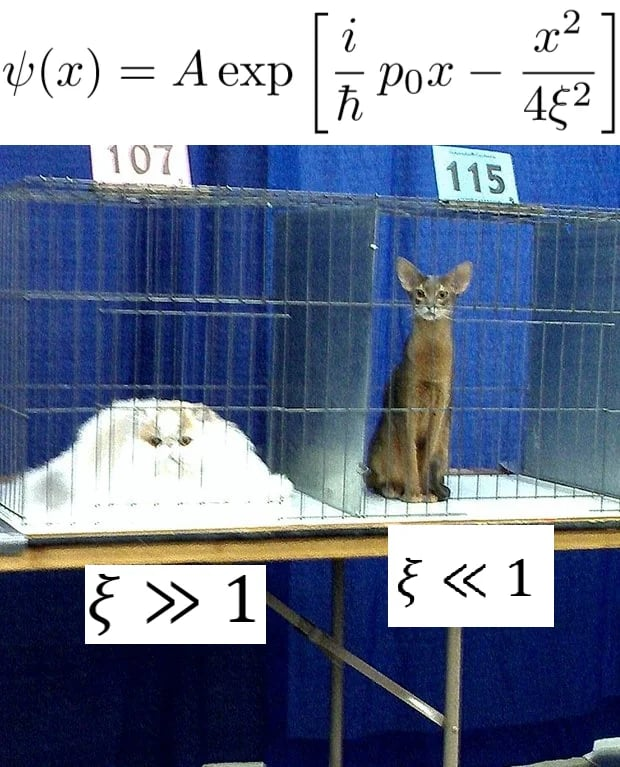
#> input picture image/meme.jpeg, 620 x 767 px
$ python trygaussian.py
#> lines starting #> are read from the running program, lines starting #| are printed output that depends on the picture
import numpy as np
import matplotlib.pyplot as plt
from scipy.ndimage import convolve
from PIL import Image

def gaussian_kernel(size, sigma=1):
    kernel = np.fromfunction(
        lambda x, y: (1/(2 * np.pi * sigma**2)) *
                      np.exp(-(((x - (size - 1) / 2)**2 +
                                 (y - (size - 1) / 2)**2) / (2 * sigma**2))),
        (size, size)
    )
    return kernel / np.sum(kernel)

def apply_filter(image, kernel):
    return convolve(image, kernel, mode='reflect')

def add_gaussian_noise(image, mean=0, sigma=0.1):
    noise = np.random.normal(mean, sigma, image.shape)
    noisy_image = image + noise
    return np.clip(noisy_image, 0, 1)

# Load an image using PIL
image = Image.open('image/meme.jpeg').convert('L')  # Replace with your image path
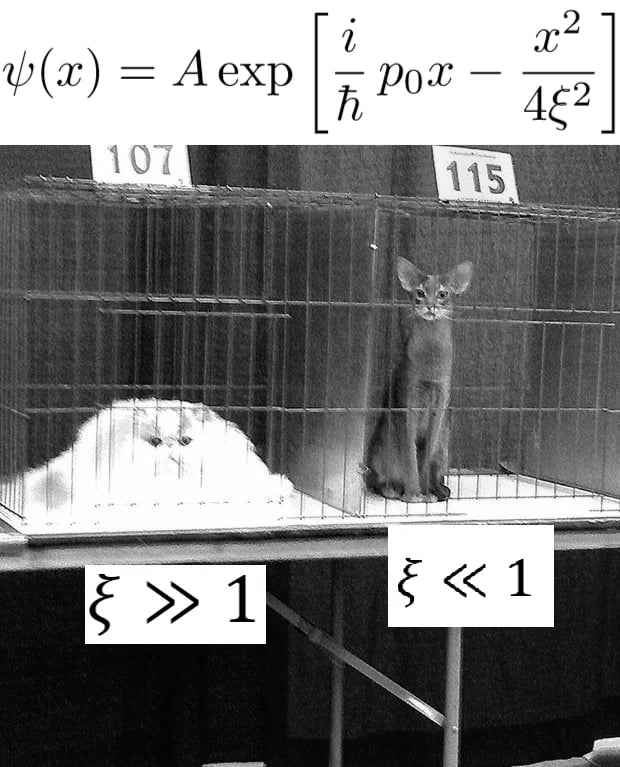
#> image: PIL image 620x767 L; min 0, max 255, mean 124.9
image = np.array(image) / 255.0  # Normalize to [0, 1]
#> image: shape (767, 620) float64

# Add Gaussian noise
noisy_image = add_gaussian_noise(image, sigma=0.1)
#> in add_gaussian_noise, `noisy_image = image + noise`:
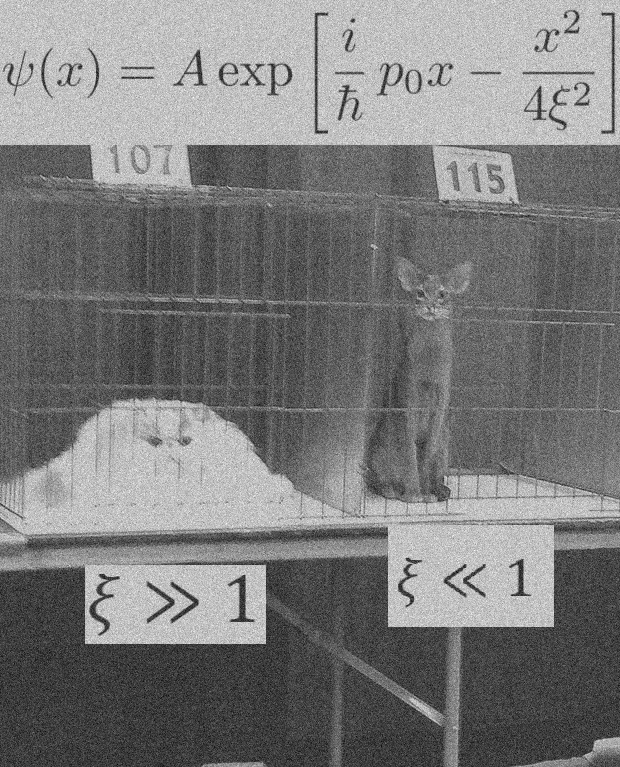
#> noisy_image: shape (767, 620) float64; min -0.401, max 1.44, mean 0.49; drawn with min black and max white

# Apply Gaussian filter
sigma = 5
kernel = gaussian_kernel(int(2 * np.ceil(2 * sigma) + 1), sigma)
filtered_gaussian = apply_filter(noisy_image, kernel)
#> in apply_filter, `return convolve(image, kernel, mode='reflect')`:
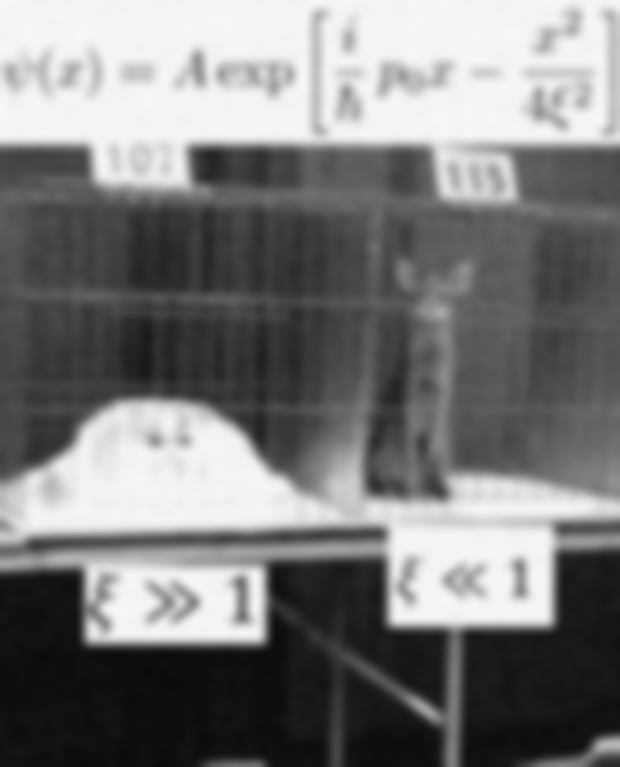
#> returned value: shape (767, 620) float64; min 0.0377, max 0.972, mean 0.483

# Apply Mean filter for comparison
mean_kernel = np.ones((5, 5)) / 25
filtered_mean = apply_filter(noisy_image, mean_kernel)
#> in apply_filter (call 2), `return convolve(image, kernel, mode='reflect')`:
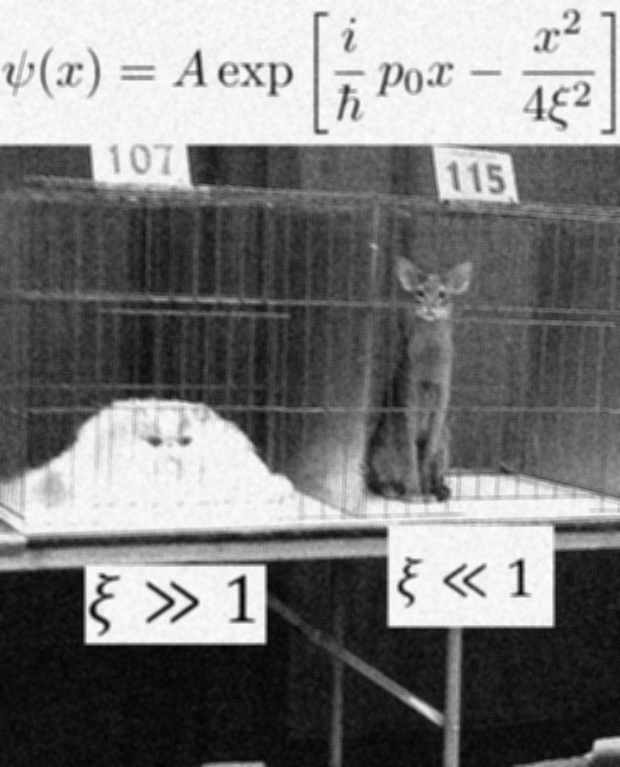
#> returned value: shape (767, 620) float64; min 0.00483, max 0.997, mean 0.483

# Plot the results
plt.figure(figsize=(15, 10))
plt.subplot(1, 3, 1)
plt.title("Noisy Image")
plt.imshow(noisy_image, cmap='gray')
plt.axis('off')

plt.subplot(1, 3, 2)
plt.title("Gaussian Filtered Image")
plt.imshow(filtered_gaussian, cmap='gray')
plt.axis('off')

plt.subplot(1, 3, 3)
plt.title("Mean Filtered Image")
plt.imshow(filtered_mean, cmap='gray')
plt.axis('off')

plt.show()

$ run again, with image/cat_ai.jpg copied over image/meme.jpeg
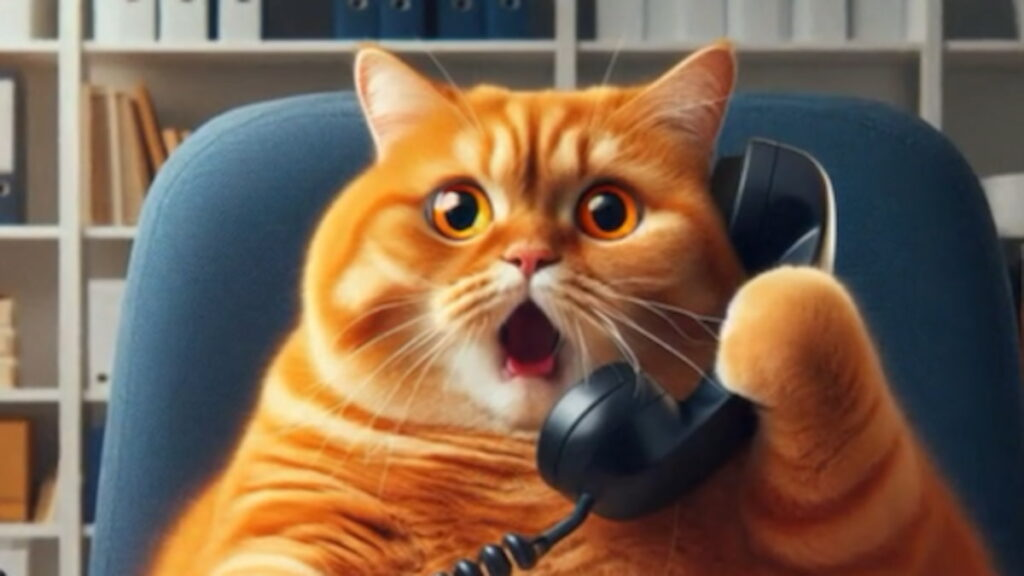
#> input picture image/cat_ai.jpg, 1024 x 576 px
#> in apply_filter, `return convolve(image, kernel, mode='reflect')`:
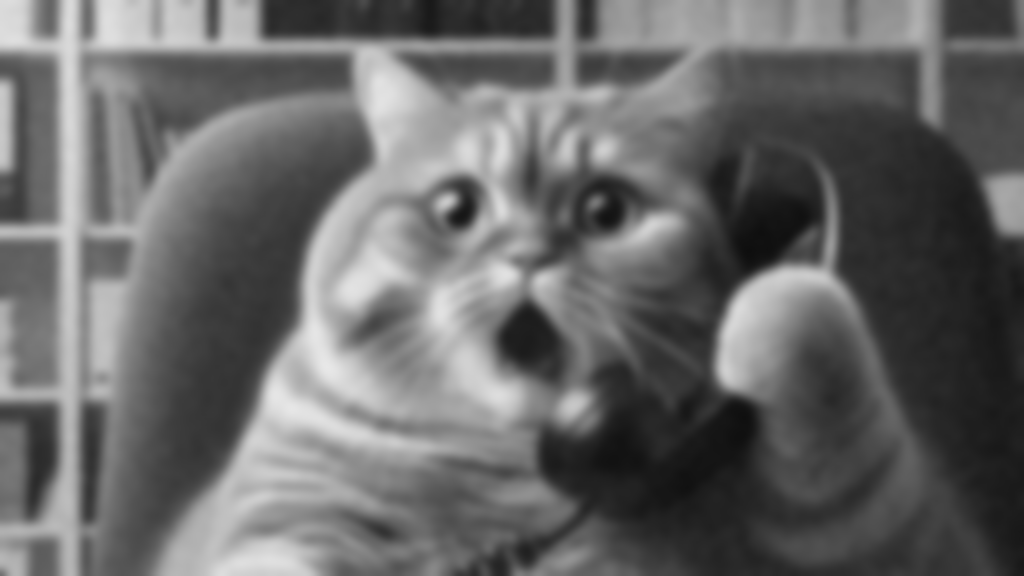
#> returned value: shape (576, 1024) float64; min 0.0576, max 0.91, mean 0.41
#> `plt.show()`:
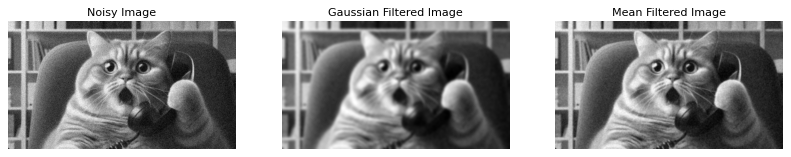
#> figure drawn by matplotlib, 3 panels

$ run again, with image/cat_ai.webp saved as image/meme.jpeg
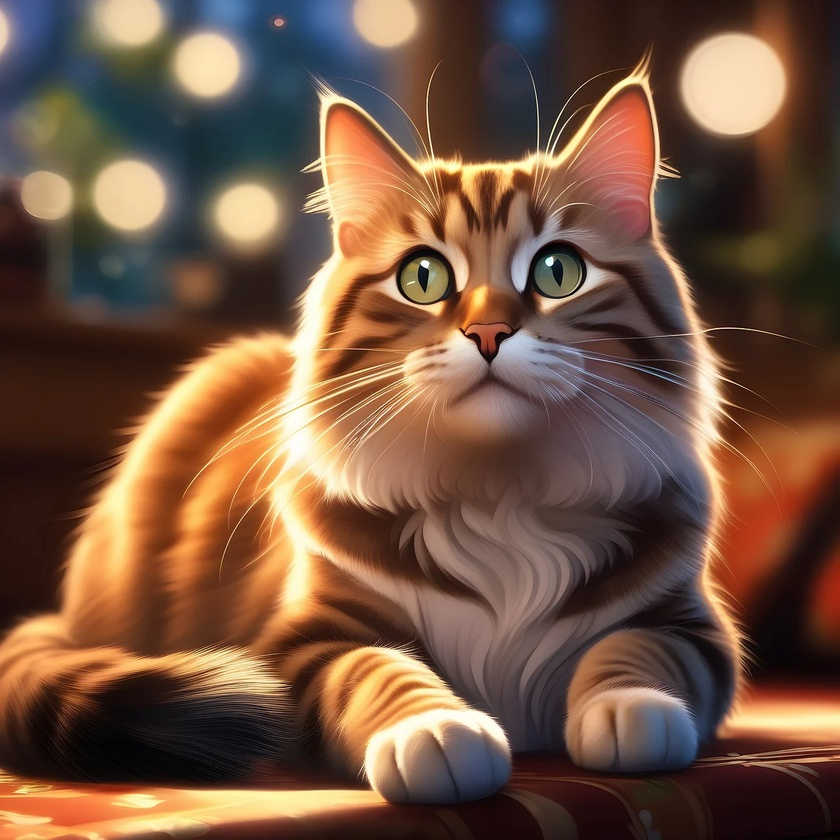
#> input picture image/cat_ai.webp, 840 x 840 px, shrunk from 1280 x 1280 before the run
#> in apply_filter, `return convolve(image, kernel, mode='reflect')`:
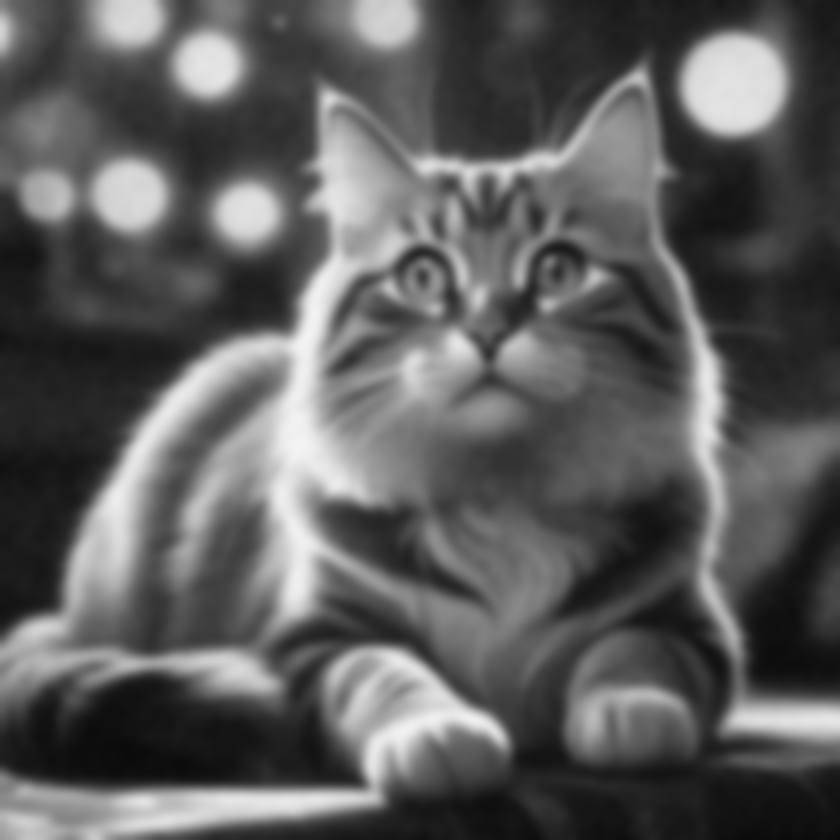
#> returned value: shape (840, 840) float64; min 0.0429, max 0.955, mean 0.364
#> `plt.show()`:
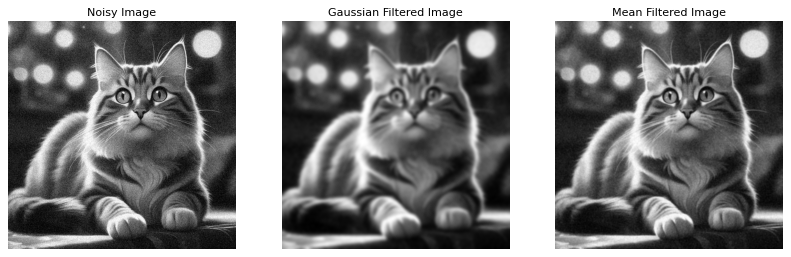
#> figure drawn by matplotlib, 3 panels

$ run again, with image/cat_ai2.jpg copied over image/meme.jpeg
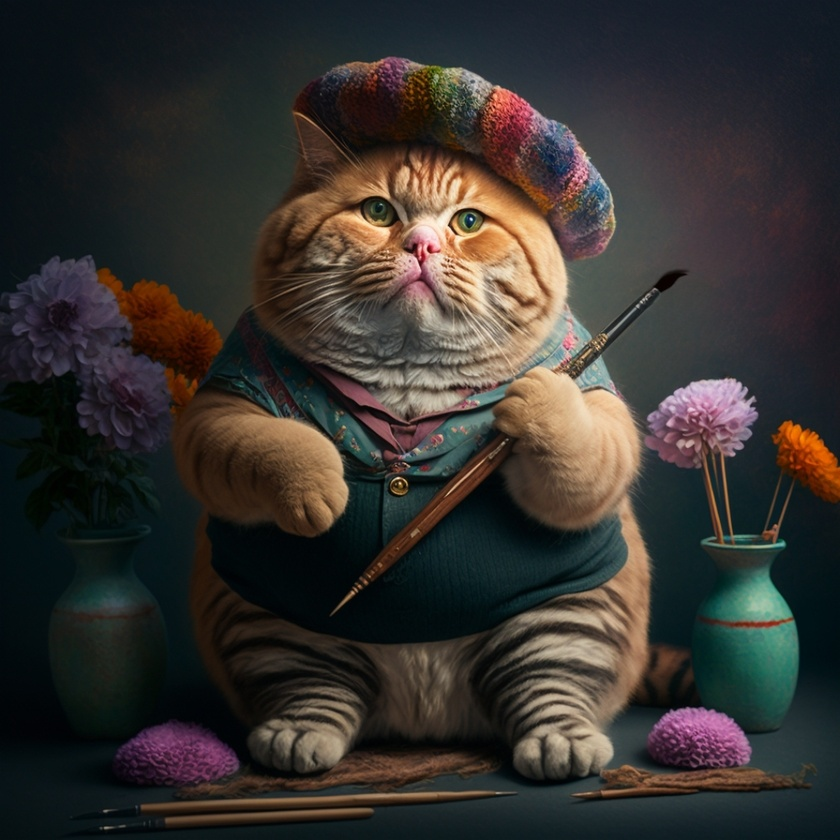
#> input picture image/cat_ai2.jpg, 840 x 840 px, shrunk from 1080 x 1080 before the run
#> in add_gaussian_noise, `noisy_image = image + noise`:
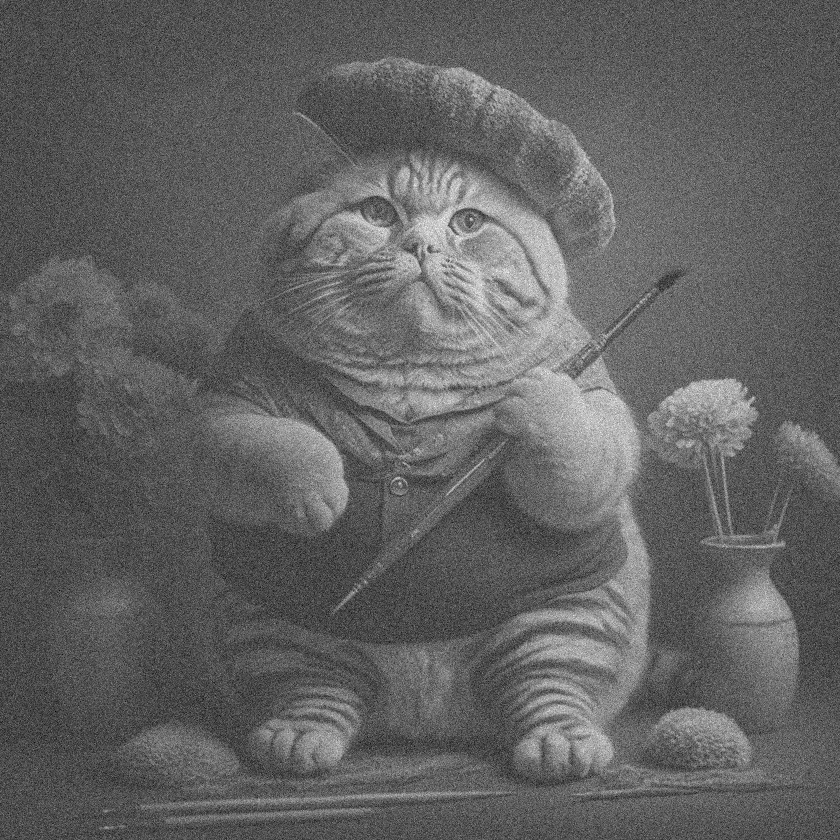
#> noisy_image: shape (840, 840) float64; min -0.47, max 1.28, mean 0.203; drawn with min black and max white
#> `plt.show()`:
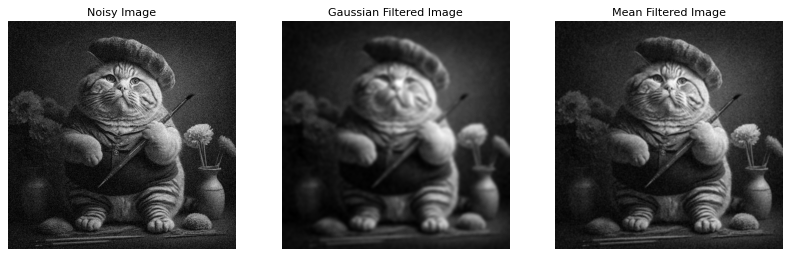
#> figure drawn by matplotlib, 3 panels
